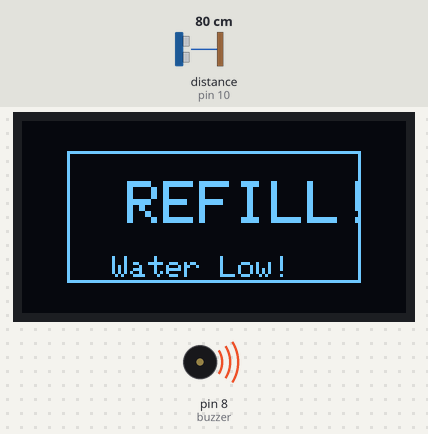
This sketch was run on a simulated Arduino Uno, built with avr-gcc and run on an emulated ATmega328P. Shown: 128×64 one-colour display, buzzer (waves = sounding). Wiring (inferred from the names in the program): ultrasonic range finder: trigger pin 9; echo pin 10. The inputs (shaded band) are chosen by the test bench; at power-on: distance to the obstacle (sensor on pin 10) 80 cm. The echo pulse lasts 58.3 µs per cm; the local clock reads 2024-03-15 10:24:30 at power-on unless the sketch sets it.

Above: at 2.2 s.
2.3 s: distance to the obstacle (sensor on pin 10) set to 16 cm
At 3.57 s:
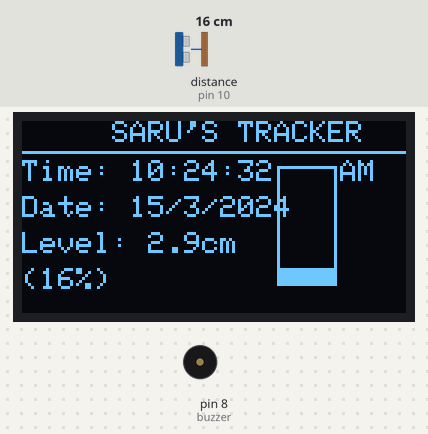
6.1 s: distance to the obstacle (sensor on pin 10) set to 11 cm
At 8.0 s:
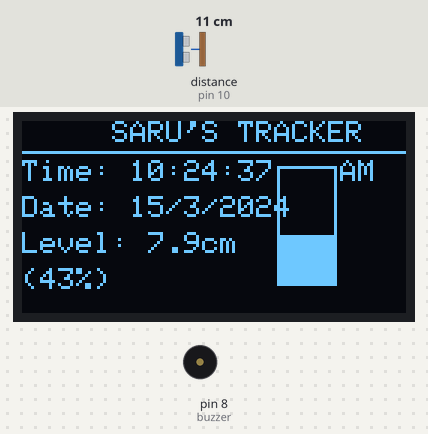
8.5 s: distance to the obstacle (sensor on pin 10) set to 2 cm
At 11.3 s:
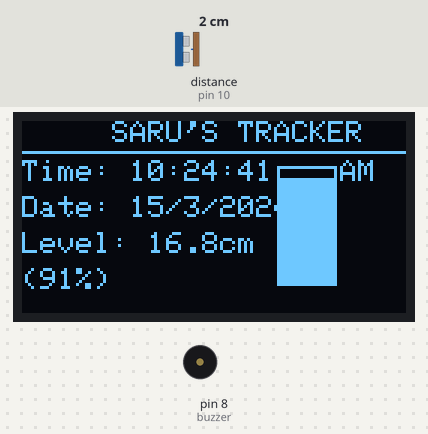
Timing chart, 0 to 12.8 s (numbered marks = the images above; inputs shaded):
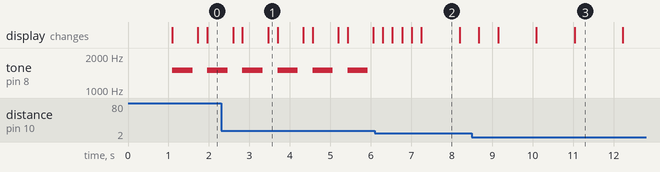

The sketch:

arduino.ino
```cpp
#include <Wire.h>
#include <RTClib.h>
#include <Adafruit_GFX.h>
#include <Adafruit_SSD1306.h>

#define SCREEN_WIDTH 128
#define SCREEN_HEIGHT 64
#define OLED_RESET -1
Adafruit_SSD1306 display(SCREEN_WIDTH, SCREEN_HEIGHT, &Wire, OLED_RESET);

RTC_DS3231 rtc;

const int trigPin = 9;
const int echoPin = 10;
const int buzzer = 8;

const float BOTTLE_HEIGHT = 20.0;
const float SENSOR_OFFSET = 1.5;
const float MAX_WATER_LEVEL = BOTTLE_HEIGHT - SENSOR_OFFSET;
const float LOW_WATER_THRESHOLD = 5.0;

bool isReminding = false;
unsigned long reminderStartTime = 0;
const unsigned long REMINDER_DURATION = 60000;

void setup() {
  Serial.begin(9600);
  Wire.begin();
  Wire.setClock(400000);

  unsigned long oledStart = millis();
  while (!display.begin(SSD1306_SWITCHCAPVCC, 0x3C)) {
    if (millis() - oledStart > 3000) {
      Serial.println("OLED init failed!");
      while (1);
    }
  }
  display.clearDisplay();

  if (!rtc.begin()) {
    Serial.println("RTC init failed!");
    while (1);
  }

  if (rtc.lostPower()) {
    Serial.println("RTC lost power, setting default time.");
    rtc.adjust(DateTime(F(__DATE__), F(__TIME__)));
  }

  pinMode(trigPin, OUTPUT);
  pinMode(echoPin, INPUT);
  pinMode(buzzer, OUTPUT);
  digitalWrite(trigPin, LOW);

  displayWelcome();
}

void loop() {
  DateTime now = rtc.now();
  unsigned long currentMillis = millis();
  float waterHeight = measureWaterLevel();

  if (waterHeight < LOW_WATER_THRESHOLD) {
    triggerLowWaterAlert();
  } else if (now.minute() == 0 && now.second() < 2) {
    triggerDrinkReminder(waterHeight);
  }

  if (isReminding && (currentMillis - reminderStartTime >= REMINDER_DURATION)) {
    isReminding = false;
    noTone(buzzer);
  }

  if (!isReminding) {
    updateDisplay(now, waterHeight);
  }

  delay(200);
}

float measureWaterLevel() {
  digitalWrite(trigPin, HIGH);
  delayMicroseconds(12);
  digitalWrite(trigPin, LOW);

  long duration = pulseIn(echoPin, HIGH, 30000);
  float distance = duration * 0.034 / 2;
  float waterHeight = MAX_WATER_LEVEL - distance;
  return constrain(waterHeight, 0, MAX_WATER_LEVEL);
}

void displayWelcome() {
  display.clearDisplay();
  display.setTextSize(1);
  display.setTextColor(WHITE);
  display.setCursor((SCREEN_WIDTH - 72) / 2, 2);
  display.println("SARU'S TRACKER");
  display.display();
  delay(1000);
}

void updateDisplay(DateTime now, float waterHeight) {
  display.clearDisplay();
  display.setTextSize(1);
  display.setCursor(30, 0);
  display.println("SARU'S TRACKER");
  display.drawFastHLine(0, 10, SCREEN_WIDTH, WHITE);

  display.setCursor(0, 13);
  display.print("Time: ");
  uint8_t hour = now.hour() % 12;
  if (hour == 0) hour = 12;
  display.print(hour);
  display.print(":");
  if (now.minute() < 10) display.print("0");
  display.print(now.minute());
  display.print(":");
  if (now.second() < 10) display.print("0");
  display.print(now.second());

  display.setCursor(100, 13);
  display.print(now.hour() < 12 ? " AM" : " PM");

  display.setCursor(0, 25);
  display.print("Date: ");
  display.print(now.day());
  display.print("/");
  display.print(now.month());
  display.print("/");
  display.print(now.year());

  display.setCursor(0, 37);
  display.print("Level: ");
  display.print(waterHeight, 1);
  display.print("cm");

  display.setCursor(0, 49);
  display.print("(");
  display.print((waterHeight / MAX_WATER_LEVEL) * 100, 0);
  display.print("%)");

  const int bottleX = 85;
  const int bottleY = 15;
  const int bottleW = 20;
  const int bottleH = 40;
  display.drawRect(bottleX, bottleY, bottleW, bottleH, WHITE);
  int fillHeight = map(waterHeight * 100, 0, MAX_WATER_LEVEL * 100, 0, bottleH);
  display.fillRect(bottleX, bottleY + (bottleH - fillHeight), bottleW, fillHeight, WHITE);

  display.display();
}

void triggerLowWaterAlert() {
  display.clearDisplay();
  display.drawRect(15, 10, 98, 44, WHITE);
  display.setTextSize(2);
  display.setCursor(35, 20);
  display.println("REFILL!");
  display.setTextSize(1);
  display.setCursor(30, 45);
  display.print("Water Low!");
  display.display();
  tone(buzzer, 1500, 500);
  delay(600);
}

void triggerDrinkReminder(float waterHeight) {
  isReminding = true;
  reminderStartTime = millis();
  display.clearDisplay();
  display.drawRect(15, 10, 98, 44, WHITE);
  display.setTextSize(2);
  display.setCursor(35, 20);
  display.println("DRINK!");
  display.setTextSize(1);
  display.setCursor(20, 45);
  display.print("Hourly Reminder");
  display.display();
  tone(buzzer, 1000, 200);
  delay(300);
  tone(buzzer, 1200, 200);
  delay(300);
  tone(buzzer, 1000, 200);
}
```

Measured:
- the behaviour switches between 14 and 13 cm on distance to the obstacle (sensor on pin 10) (found by bisection; images 1 and 2)
- after the input at 6.1 s, tone on pin 8 (buzzer): stops changing and stays silent; the display: first changes after 0.20 s (image 2 shows a later state)
- by itself, tone on pin 8 (buzzer): alternates 1500 Hz for 0.50 s and silent for 0.37 s
- what the display in image 2 shows lasts 1.0 s, from 7.2 s to 8.2 s
